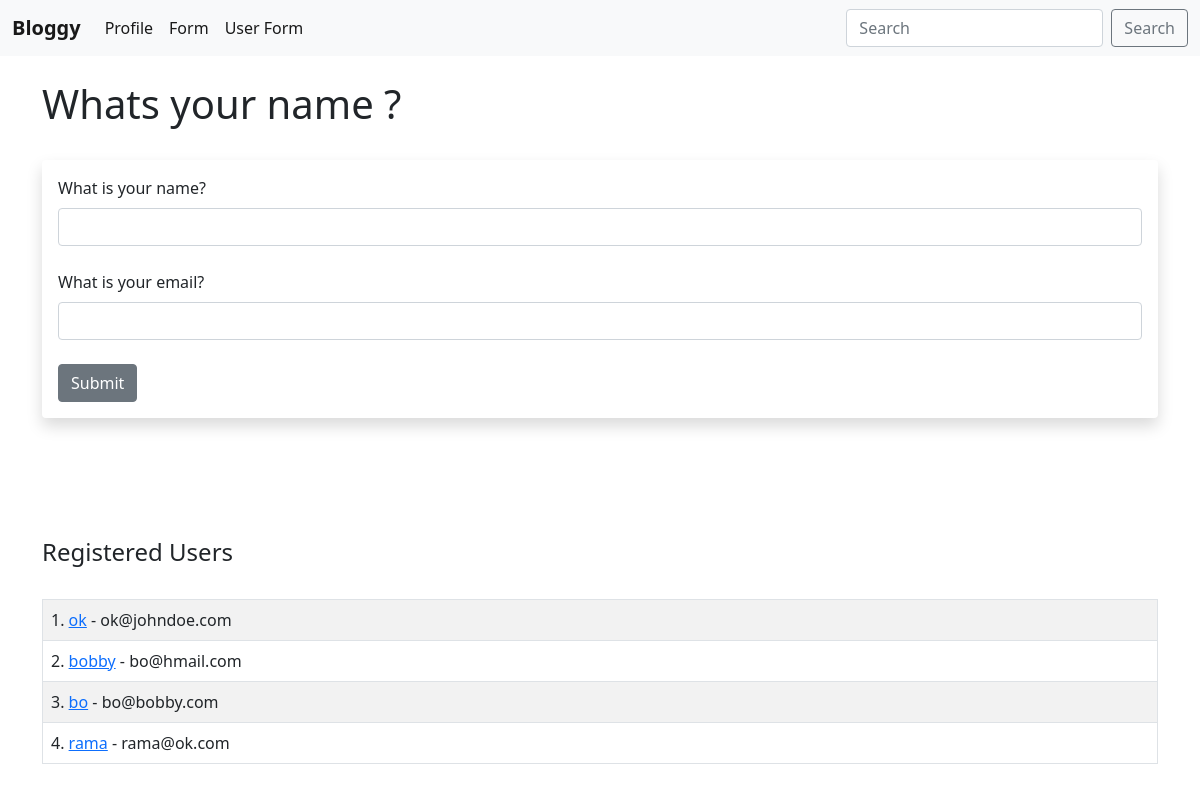
The page /user/add on the database as committed earlier.
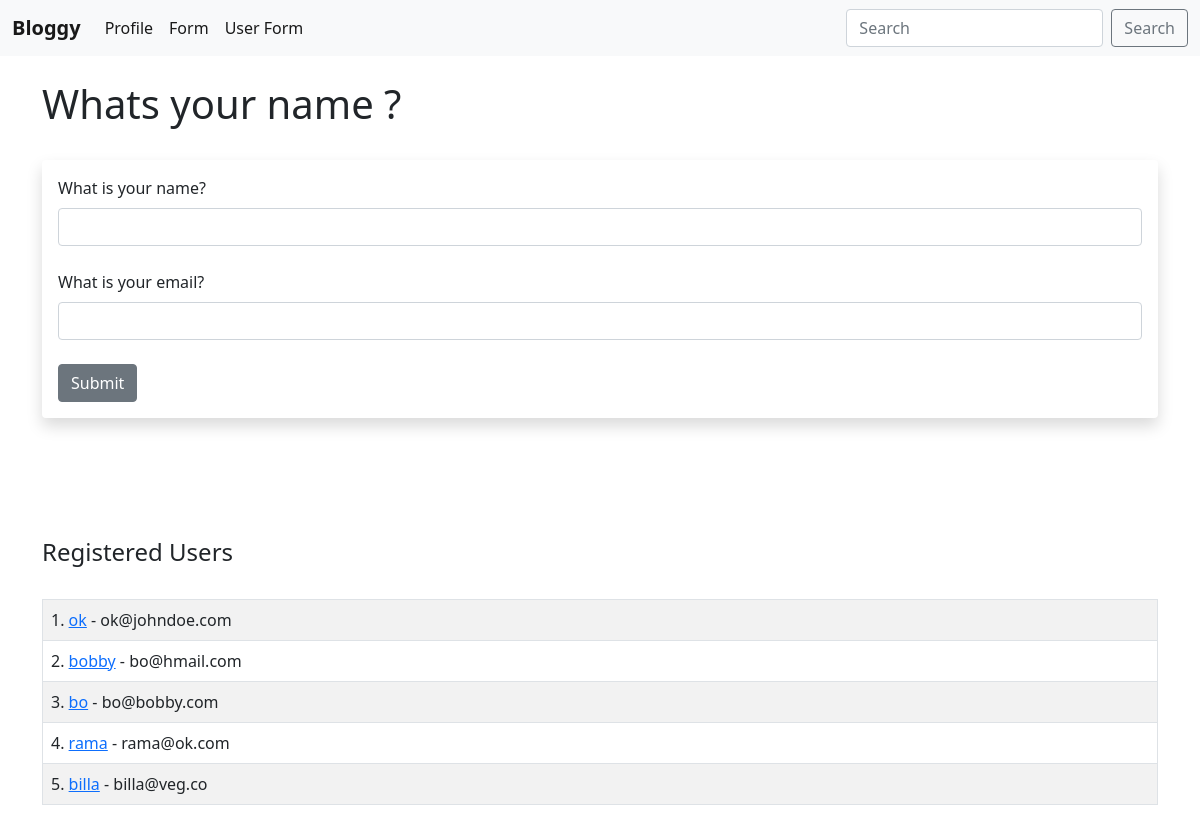
The same page on the database as committed later.
### hello.py (models this page shows, shortened)
class Users(db.Model):
    id = db.Column(db.Integer, primary_key=True)
    name = db.Column(db.String(100), nullable=False)
    email = db.Column(db.String(100), nullable=False, unique=True)
    date_added = db.Column(db.DateTime, default=datetime.utcnow)

### hello.py (the view, shortened to what this page needs)
@app.route('/user/add', methods=["GET","POST"])
def add_user():
    name = None
    form = UserForm()
    our_users = Users.query.order_by(Users.date_added)
    return render_template("add_user.html", form=form, name = name, our_users = our_users)

### hello.py
class UserForm(FlaskForm):
    name = StringField('What is your name?', validators=[DataRequired()])
    email = StringField('What is your email?', validators=[DataRequired(), Email()])
    submit = SubmitField("Submit")

### templates/add_user.html (shortened to what this page needs)
{% extends 'base.html' %}
{% block content %}
{% if name %}
    <h1>User Added !!</h1>
    {% for our_user in our_users %}
        {{our_user.id}}. <a href="#">{{our_user.name}}</a> - {{our_user.email}}
        <br>
    {% endfor %}
{% else %}
    <h1>Whats your name ?</h1>
    <br>
    <div class="shadow p-3 mb-5 bg-body-tertiary rounded">
        <form method="POST">
            {{ form.name.label(
                class_="form-label"
            ) }}
            {{ form.name(
                class="form-control"
            ) }}
            <br>
            {{ form.email.label(
                class_="form-label"
            ) }}
            {{ form.email(
                class="form-control"
            ) }}
            <br>
            {{ form.submit(
                class="btn btn-secondary"
            ) }}
        </form>
    </div>
    <br><br><br>
    <h4>Registered Users</h4>
    <br>
    <table class="table table-hover table-bordered table-striped">
        {% for our_user in our_users %}
        <tr>
            <td>
                {{our_user.id}}. <a href="#">{{our_user.name}}</a> - {{our_user.email}}
            </td>
        </tr>
        {% endfor %}
    </table>
{% endif %}
{% endblock %}

### templates/base.html (shortened to what this page needs)
<!doctype html>
<html lang="en">
  <head>
    <link href="https://cdn.jsdelivr.net/npm/bootstrap@5.0.2/dist/css/bootstrap.min.css" rel="stylesheet">
  </head>
  <body>
     {% include 'navbar.html' %}
    <br>
    <div class="container">
        {% block content %}
        {% endblock %}
    </div>
  </body>
</html>

### templates/navbar.html (shortened to what this page needs)
<nav class="navbar navbar-expand-lg navbar-light bg-light">
    <div class="container-fluid">
      <a class="navbar-brand" href="{{url_for('index')}}"><strong>Bloggy</strong></a>
      <div class="collapse navbar-collapse" id="navbarSupportedContent">
        <ul class="navbar-nav me-auto mb-2 mb-lg-0">
          <li class="nav-item">
            <a class="nav-link active" aria-current="page" href="{{url_for('user', name='Sawara')}}">Profile</a>
          </li>
          <li class="nav-item">
            <a class="nav-link active" aria-current="page" href="{{url_for('name')}}">Form</a>
          </li>
          <li class="nav-item">
            <a class="nav-link active" aria-current="page" href="{{url_for('add_user')}}">User Form</a>
          </li>
        </ul>
        <form class="d-flex">
          <input class="form-control me-2" type="search" placeholder="Search" aria-label="Search">
          <button class="btn btn-outline-secondary" type="submit">Search</button>
        </form>
      </div>
    </div>
  </nav>

Rows that differ between the two databases and show on the page:
added Users: id "5", name "billa", email "billa@veg.co"
